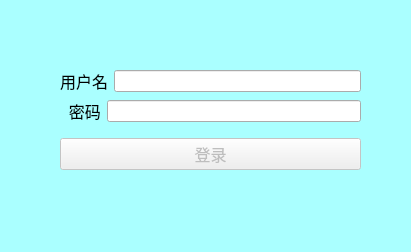
<?xml version="1.0" encoding="UTF-8"?>
<ui version="4.0">
 <class>login</class>
 <widget class="QDialog" name="login">
  <property name="geometry">
   <rect>
    <x>0</x>
    <y>0</y>
    <width>411</width>
    <height>252</height>
   </rect>
  </property>
  <property name="windowTitle">
   <string>Dialog</string>
  </property>
  <property name="autoFillBackground">
   <bool>false</bool>
  </property>
  <property name="styleSheet">
   <string notr="true">QDialog{

background-color:rgb(170, 255, 255);
}</string>
  </property>
  <widget class="QWidget" name="">
   <property name="geometry">
    <rect>
     <x>60</x>
     <y>60</y>
     <width>301</width>
     <height>121</height>
    </rect>
   </property>
   <layout class="QVBoxLayout" name="verticalLayout_2">
    <item>
     <layout class="QVBoxLayout" name="verticalLayout">
      <item>
       <layout class="QHBoxLayout" name="horizontalLayout">
        <item>
         <widget class="QLabel" name="label">
          <property name="font">
           <font>
            <pointsize>12</pointsize>
           </font>
          </property>
          <property name="text">
           <string>用户名</string>
          </property>
         </widget>
        </item>
        <item>
         <widget class="QLineEdit" name="lineEditUserName"/>
        </item>
       </layout>
      </item>
      <item>
       <layout class="QHBoxLayout" name="horizontalLayout_2">
        <item>
         <widget class="QLabel" name="label_2">
          <property name="font">
           <font>
            <pointsize>12</pointsize>
           </font>
          </property>
          <property name="text">
           <string>  密码</string>
          </property>
         </widget>
        </item>
        <item>
         <widget class="QLineEdit" name="lineEditPwd">
          <property name="echoMode">
           <enum>QLineEdit::Password</enum>
          </property>
         </widget>
        </item>
       </layout>
      </item>
     </layout>
    </item>
    <item>
     <widget class="QPushButton" name="pushButtonLogin">
      <property name="enabled">
       <bool>false</bool>
      </property>
      <property name="font">
       <font>
        <pointsize>12</pointsize>
       </font>
      </property>
      <property name="text">
       <string>登录</string>
      </property>
     </widget>
    </item>
   </layout>
  </widget>
 </widget>
 <resources/>
 <connections/>
</ui>
